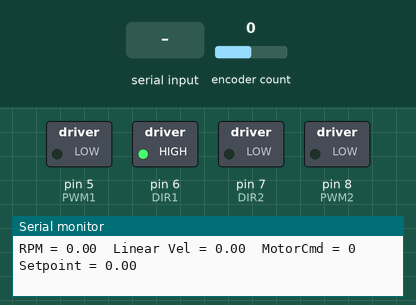
The sketch below on a simulated Arduino Uno, built with avr-gcc and run on an emulated ATmega328P. On the bench: switched loads named in the sketch (green lamp = pin HIGH), the last lines printed to the serial monitor. The test bench sets the inputs (shaded band); at power-on: encoder count 0.

Above: at 1.2 s.
1.3 s: "30,150\n" received over Serial
At 1.9 s:
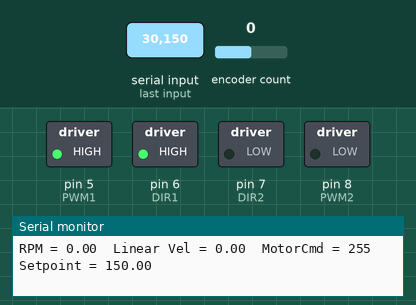
3.8 s: encoder count set to -1
At 5.0 s:
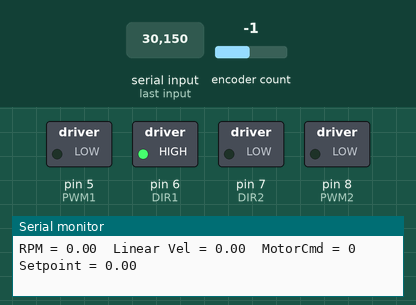
5.3 s: "90,45\n" received over Serial
At 6.1 s:
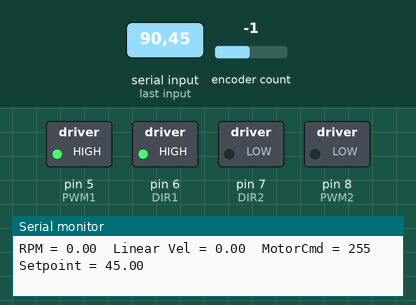
7.8 s: "1\n" received over Serial
At 8.5 s:
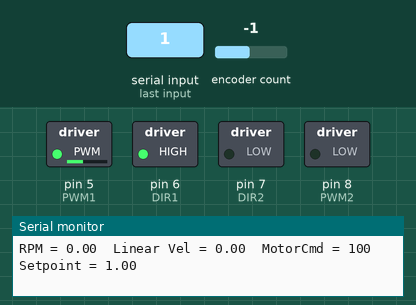
10.3 s: encoder count set to 0
At 11.7 s:
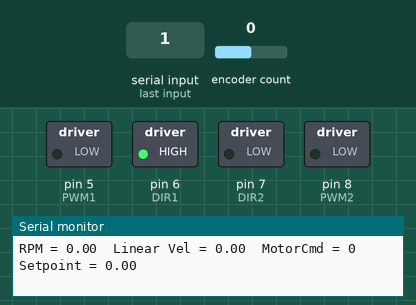
Timing chart, 0 to 12.8 s (numbered marks = the images above; inputs shaded):
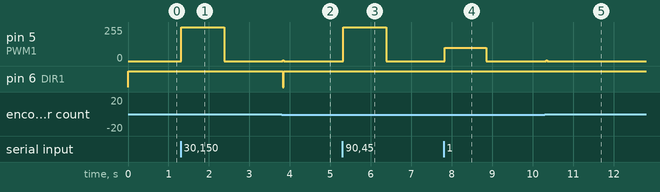

The sketch:

motorControl_withSerialAndPID.ino
```cpp
/*
This software reads the value from each of the ultrasonic sensors and manual slider.
Every 10ms these values are sent back to the Raspberry Pi for processing
*/


/*
Issues: The stop reset is not working. Could stem from the bytes potentially ariving after the
first block of code with the Serial.available check. How can we make it so this cannot happen?
*/

#include <Arduino.h>
#include <PID_v1.h>    //Library details: https://playground.arduino.cc/Code/PIDLibrary
#include <Encoder.h>
#define ENCODER_OPTIMIZE_INTERRUPTS

//Motor Pins
#define DIR1 6
#define PWM1 5
#define DIR2 7
#define PWM2 8

//Encoder Pins
#define ENC1 3
#define ENC2 4

//Encoder Parameters
#define SAMPLE_DELAY (10)
#define PULSES_PER_TURN (512)

//Constants
const double K_P = 100,
             K_I = 0,   //K values must be >= 0
             K_D = 0,
             OUT_MIN = -255,
             OUT_MAX = 255,
             RAMP_DOWN_CMD = 100;
const int SAMPLE_TIME = 20;
const byte START_FLAG = 0x7F,
           STOP_FLAG = 0x7E;
const float radius = 0.1143; //in meters

//Variables
double Input,              //The variable we are trying to control (from Motor Module)
       Output,             //The variable that will be adjusted by the PID
       SetPoint_double;    //The value we are trying to get to or maintain (from ROS node)
float motorVelCmd = 0;
int MotorCmd,
    initMotorCmd = 0,
    initMotorDir = 0,
    digits;
byte LSB,
     byteRead = 0,
     sendEncoder = 0;
unsigned int lastTime;
long lastPosition = 0;
float rpm, wheelVel;
long encoderVal;
long encPosition  = -999;

//Creating PID
PID MotorPID(&Input, &Output, &SetPoint_double, K_P, K_I, K_D, DIRECT);
Encoder myEncoder(ENC1, ENC2);

void setup() {
    Serial.begin(115200); // Starts the serial communication at 57600 baud (this is fast enough)

    MotorCmd = 0;

    initPID();

    //Motor Outputs
    pinMode(DIR1, OUTPUT);  //Wheel motor direction
    pinMode(PWM1, OUTPUT);  //Wheel motor PWM
    pinMode(DIR2, OUTPUT);  //Brake motor direction
    pinMode(PWM2, OUTPUT);  //Brake motor PWM

    digitalWrite(DIR1, initMotorCmd); //direcitons
    digitalWrite(DIR2, 0);
    digitalWrite(PWM1, initMotorCmd);   //speed scale speed here with input from pi
    digitalWrite(PWM2, 0);
}

void loop() {
    //UPDATE ENCODER
    encoderVal = myEncoder.read();
    //int encoder = 100;  //ENCODER CODE GOES HERE
    encPosition = encoderVal;
    if ((unsigned int) millis() - lastTime >= SAMPLE_DELAY) {
           rpm = ((lastPosition-encPosition) * (60000.f / ((unsigned int)millis() - lastTime))) / PULSES_PER_TURN/4;
           wheelVel = convertToLinearVel(rpm);
           Serial.print("RPM = "); Serial.print(rpm);
           Serial.print("\tLinear Vel = ");Serial.print(wheelVel);//Serial.print(" lastPosition = ");Serial.println(lastPosition);
           lastTime = (unsigned int) millis();
           lastPosition = encPosition;
           encPosition = 0;
    }
    Serial.print("\tMotorCmd = "); Serial.print(MotorCmd);
    Serial.print("\tSetpoint = "); Serial.println(SetPoint_double);

    // Receive new motor command or stop/start
    digits = Serial.available();
    if (digits > 0) {
      motorVelCmd = Serial.parseFloat(); //For testing

//      byteRead = Serial.read();
//      switch (byteRead){
//        case START_FLAG: sendEncoder = 1; break;
//        case STOP_FLAG: sendEncoder = 0; break;
//        default:  //Velocity command
//          /*If byteRead is negative, its MSB will be 1 because 2s compliment.
//          * However, because arduino is dumb, it reads in bytes as 16-bit integers,
//          * So, when you try to read the value, its 8 MSB are zero, making
//          * Arduino think it is a positive number. We must set these bits to 1
//           * (sign extension) to get it to recognize byteRead as negative.
//          */
//          if (byteRead & 0x0080) { //Is byteRead supposed to be negative?
//              byteRead = byteRead | 0xFF00; //Sign extends byteRead to 16 bits
//          }
//          motorVelCmd = float(byteRead)/100; //Converts cm/s value to m/s
//          break;
//      }
    }

    //DO PID
    //SetPoint_double = 1.0; //Testing purposes
    Input = wheelVel; //analogRead(velocityInPin);  //Encoder value
    SetPoint_double = (double) motorVelCmd;
    //Ramp-down algorithm
    if (SetPoint_double == RAMP_DOWN_CMD) {
      /*if (Input != 0) {                     //Check if encoders are reading wheels have stopped
        analogWrite(PWM2, 0);               //Disengage clutch
        SetPoint_double = 0;                //Set the target velocity to 0
        MotorCmd = doPID(initMotorCmd);
      }
      else {
        delay(2000);
        analogWrite(PWM2, 255);             //Engage clutch
      }*/
    }
    else {
      doPID(initMotorCmd);
    }

    initMotorCmd = MotorCmd;                              //Set previous motor command to current motor command
    digitalWrite(DIR1, signPos(MotorCmd) ? HIGH : LOW);   //Assigning appropriate motor direction
    analogWrite(PWM1,abs(MotorCmd));                      //Actuate motor command

    /*Serial.println(Input);
    Serial.print(" "); //For plotting purposes*/

    //Send updated encoder value
    if (sendEncoder == 1) {
      Serial.write(byte(encoderVal & 0x00FF));
      Serial.write(byte((encoderVal >> 8) & 0x00FF));
    }
    delay(30);
}

/*******************************************************************************************************/

void initPID(){
    MotorPID.SetMode(AUTOMATIC);                //Turns the PID on, default is off (MANUAL)
    MotorPID.SetOutputLimits(OUT_MIN, OUT_MAX); //By default this is (0, 255)
    MotorPID.SetSampleTime(SAMPLE_TIME);        //By default this is 200ms
    MotorPID.SetControllerDirection(DIRECT);
}

void doPID(int previousMotorCmd){
    /*
     * MotorPID.Compute() computes the PID and returns true,
     * if it does not compute anything it will return false
     */
     //return MotorPID.Compute() ? (previousMotorCmd - (int)Output) : NULL;
     MotorPID.Compute();
     MotorCmd = Output;
}

bool signPos(int value) {
  return (value >= 0);
}

float convertToLinearVel(float rpm){
  return rpm*(2*M_PI/60.0)*radius;
}
```

Measured:
- after the input at 1.3 s, pin 5 (PWM1): 0/255 → 255/255 at once, → 0/255 1.1 s later
- after the input at 3.8 s, pin 5 (PWM1): 0/255 → 4/255 at once, → 0/255 0.03 s later; pin 6 (DIR1): HIGH → LOW at once, → HIGH 0.03 s later
- after the input at 5.3 s, pin 5 (PWM1): 0/255 → 255/255 at once, → 0/255 1.1 s later
- after the input at 7.8 s, pin 5 (PWM1): 0/255 → 100/255 at once, → 0/255 1.0 s later
- after the input at 10.3 s, pin 5 (PWM1): 0/255 → 4/255 at once, → 0/255 0.03 s later
